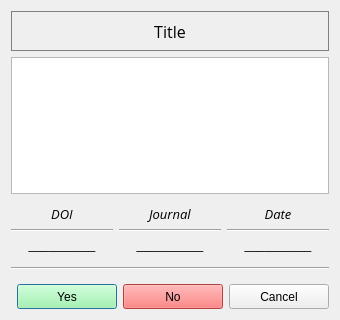
<?xml version="1.0" encoding="UTF-8"?>
<ui version="4.0">
 <class>mainwindow</class>
 <widget class="QDialog" name="mainwindow">
  <property name="geometry">
   <rect>
    <x>0</x>
    <y>0</y>
    <width>340</width>
    <height>320</height>
   </rect>
  </property>
  <property name="windowTitle">
   <string>Paper Information</string>
  </property>
  <layout class="QVBoxLayout" name="verticalLayout">
   <item>
    <widget class="QLabel" name="title">
     <property name="sizePolicy">
      <sizepolicy hsizetype="Expanding" vsizetype="Fixed">
       <horstretch>0</horstretch>
       <verstretch>0</verstretch>
      </sizepolicy>
     </property>
     <property name="minimumSize">
      <size>
       <width>0</width>
       <height>40</height>
      </size>
     </property>
     <property name="maximumSize">
      <size>
       <width>16777215</width>
       <height>40</height>
      </size>
     </property>
     <property name="font">
      <font>
       <family>Open Sans</family>
       <pointsize>12</pointsize>
       <italic>false</italic>
      </font>
     </property>
     <property name="styleSheet">
      <string notr="true">border: 1px solid grey;</string>
     </property>
     <property name="text">
      <string>Title</string>
     </property>
     <property name="alignment">
      <set>Qt::AlignmentFlag::AlignCenter</set>
     </property>
    </widget>
   </item>
   <item>
    <widget class="QTextBrowser" name="abstract"/>
   </item>
   <item>
    <layout class="QHBoxLayout" name="info">
     <property name="topMargin">
      <number>5</number>
     </property>
     <item>
      <layout class="QVBoxLayout" name="doi">
       <item>
        <widget class="QLabel" name="doi_lab">
         <property name="font">
          <font>
           <family>Open Sans</family>
           <pointsize>10</pointsize>
           <italic>true</italic>
          </font>
         </property>
         <property name="text">
          <string>DOI</string>
         </property>
         <property name="alignment">
          <set>Qt::AlignmentFlag::AlignCenter</set>
         </property>
        </widget>
       </item>
       <item>
        <widget class="Line" name="line">
         <property name="orientation">
          <enum>Qt::Orientation::Horizontal</enum>
         </property>
        </widget>
       </item>
       <item>
        <widget class="QLabel" name="doi_inp">
         <property name="text">
          <string>__________</string>
         </property>
         <property name="alignment">
          <set>Qt::AlignmentFlag::AlignCenter</set>
         </property>
        </widget>
       </item>
      </layout>
     </item>
     <item>
      <layout class="QVBoxLayout" name="jour">
       <item>
        <widget class="QLabel" name="jour_lab">
         <property name="font">
          <font>
           <family>Open Sans</family>
           <pointsize>10</pointsize>
           <italic>true</italic>
          </font>
         </property>
         <property name="text">
          <string>Journal</string>
         </property>
         <property name="alignment">
          <set>Qt::AlignmentFlag::AlignCenter</set>
         </property>
        </widget>
       </item>
       <item>
        <widget class="Line" name="line_2">
         <property name="orientation">
          <enum>Qt::Orientation::Horizontal</enum>
         </property>
        </widget>
       </item>
       <item>
        <widget class="QLabel" name="jour_inp">
         <property name="text">
          <string>__________</string>
         </property>
         <property name="alignment">
          <set>Qt::AlignmentFlag::AlignCenter</set>
         </property>
        </widget>
       </item>
      </layout>
     </item>
     <item>
      <layout class="QVBoxLayout" name="date">
       <item>
        <widget class="QLabel" name="date_lab">
         <property name="font">
          <font>
           <family>Open Sans</family>
           <pointsize>10</pointsize>
           <italic>true</italic>
          </font>
         </property>
         <property name="text">
          <string>Date</string>
         </property>
         <property name="alignment">
          <set>Qt::AlignmentFlag::AlignCenter</set>
         </property>
        </widget>
       </item>
       <item>
        <widget class="Line" name="line_3">
         <property name="orientation">
          <enum>Qt::Orientation::Horizontal</enum>
         </property>
        </widget>
       </item>
       <item>
        <widget class="QLabel" name="date_inp">
         <property name="text">
          <string>__________</string>
         </property>
         <property name="alignment">
          <set>Qt::AlignmentFlag::AlignCenter</set>
         </property>
        </widget>
       </item>
      </layout>
     </item>
    </layout>
   </item>
   <item>
    <widget class="Line" name="line_4">
     <property name="minimumSize">
      <size>
       <width>0</width>
       <height>20</height>
      </size>
     </property>
     <property name="orientation">
      <enum>Qt::Orientation::Horizontal</enum>
     </property>
    </widget>
   </item>
   <item>
    <layout class="QHBoxLayout" name="buttons">
     <item>
      <spacer name="spacer">
       <property name="orientation">
        <enum>Qt::Orientation::Horizontal</enum>
       </property>
       <property name="sizeHint" stdset="0">
        <size>
         <width>40</width>
         <height>20</height>
        </size>
       </property>
      </spacer>
     </item>
     <item>
      <widget class="QPushButton" name="yes_but">
       <property name="minimumSize">
        <size>
         <width>100</width>
         <height>25</height>
        </size>
       </property>
       <property name="maximumSize">
        <size>
         <width>100</width>
         <height>25</height>
        </size>
       </property>
       <property name="styleSheet">
        <string notr="true">background-color: rgb(155, 255, 155);</string>
       </property>
       <property name="text">
        <string>Yes</string>
       </property>
      </widget>
     </item>
     <item>
      <widget class="QPushButton" name="no_but">
       <property name="minimumSize">
        <size>
         <width>100</width>
         <height>25</height>
        </size>
       </property>
       <property name="maximumSize">
        <size>
         <width>100</width>
         <height>25</height>
        </size>
       </property>
       <property name="styleSheet">
        <string notr="true">background-color: rgb(255, 90, 90);</string>
       </property>
       <property name="text">
        <string>No</string>
       </property>
      </widget>
     </item>
     <item>
      <widget class="QPushButton" name="cancel_but">
       <property name="minimumSize">
        <size>
         <width>100</width>
         <height>25</height>
        </size>
       </property>
       <property name="maximumSize">
        <size>
         <width>100</width>
         <height>25</height>
        </size>
       </property>
       <property name="text">
        <string>Cancel</string>
       </property>
      </widget>
     </item>
    </layout>
   </item>
  </layout>
 </widget>
 <resources/>
 <connections/>
</ui>
